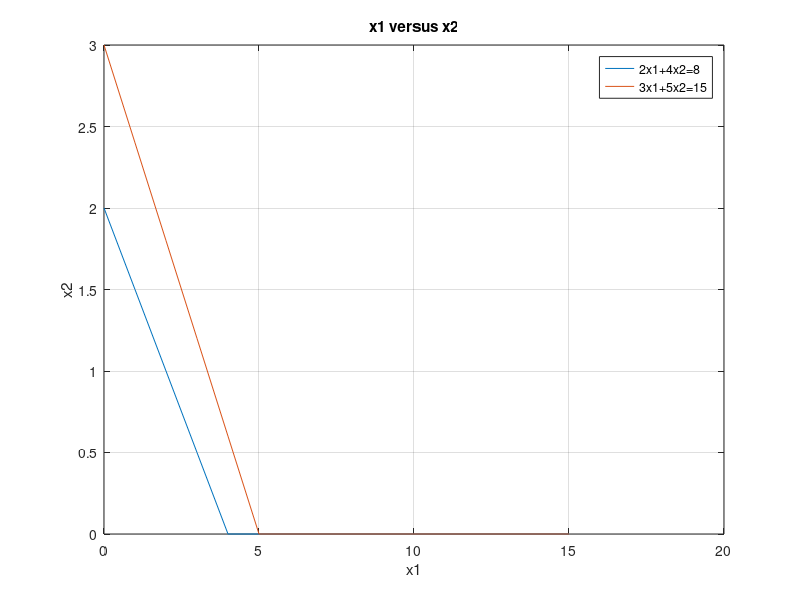

Source code (MATLAB): (Note: this script raises an error after producing the figure.)
C=[3 2];
A=[2 4;3 5];
B=[8;15];
y=0:1:15;
x21 = (B(1)-A(1,1).*y)./A(1,2);
x22 = (B(2)-A(2,1).*y)./A(2,2);
x21 = max(0,x21);
x22 = max(0,x22);
plot(y,x21,y,x22);
xlabel("x1");
ylabel("x2");
title("x1 versus x2");
legend("2x1+4x2=8","3x1+5x2=15");
grid on;
cx1 = find(y==0);
c1 = find(x21==0);
Line1=[y(:,[c1 cx1]); x21(:,[c1 cx1])]';
c2 = find(x22==0);
Line2 = [y(:,[c2 cx1]);x22(:, [c2 cx1])]';
cornerpt = unique([Line1; Line2],'rows');
SS = [0;0];
for i = 1:size(A,1) 
    A1 = A(i,:);
    B1 = B(i,:);
    for j = i + 1 : size(A, 1)
        A2 = A(j,:);
        B2 = B(j,:);
        A3 = [A1;A2];
        B3 = [B1;B2];
        Xx = A3\B3;
        SS = [SS Xx];
    end
end
pt = SS';

allpt = [pt;cornerpt];
points = unique(allpt,'rows');

PT = constraint(points);
PT = unique(PT, 'rows');
Fx=zeros(1);
for i = 1 : size(PT, 1)
    Fx(i,:)= sum(PT(i,:).*C);
end
Vert_Fns = [PT Fx];

[fxval, indfx] = max(Fx);
optval = Vert_Fns(indfx,:);
OPTIMAL_BFS = array2table(optval)

